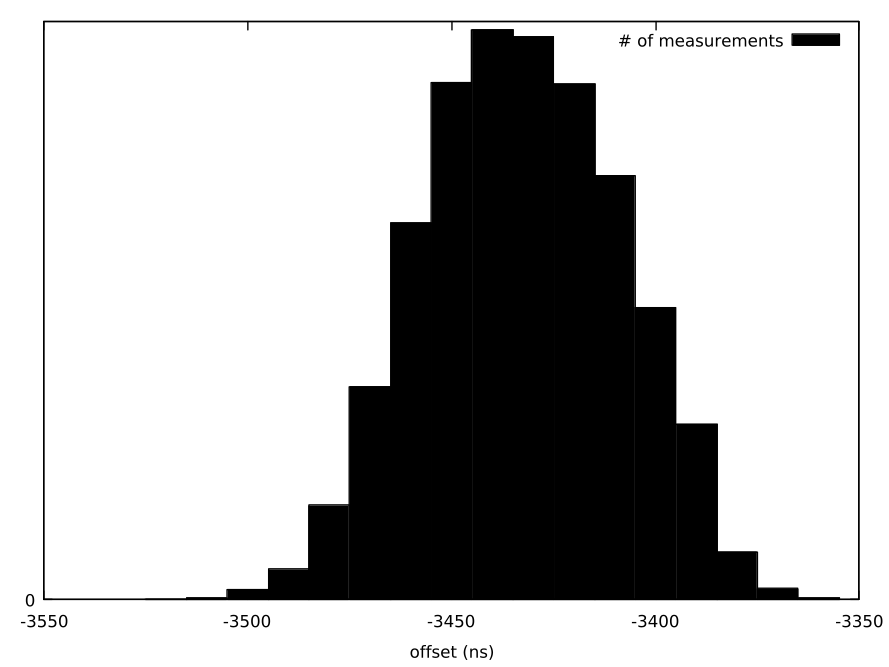

Here is the gnuplot script that generated this plot:
set boxwidth 10.00004010
set style fill solid 1 border lt -1
set style rectangle black
set xrange [-3550:-3350]
set xlabel "offset (ns)"
set ytics (0)
set yrange [0:550]
plot '../meetlogboek/ref-10-05-2022-1342-analysis/nic-offset.dat' using ($1*10.00004010) smooth freq with boxes fillcolor black title "# of measurements"
